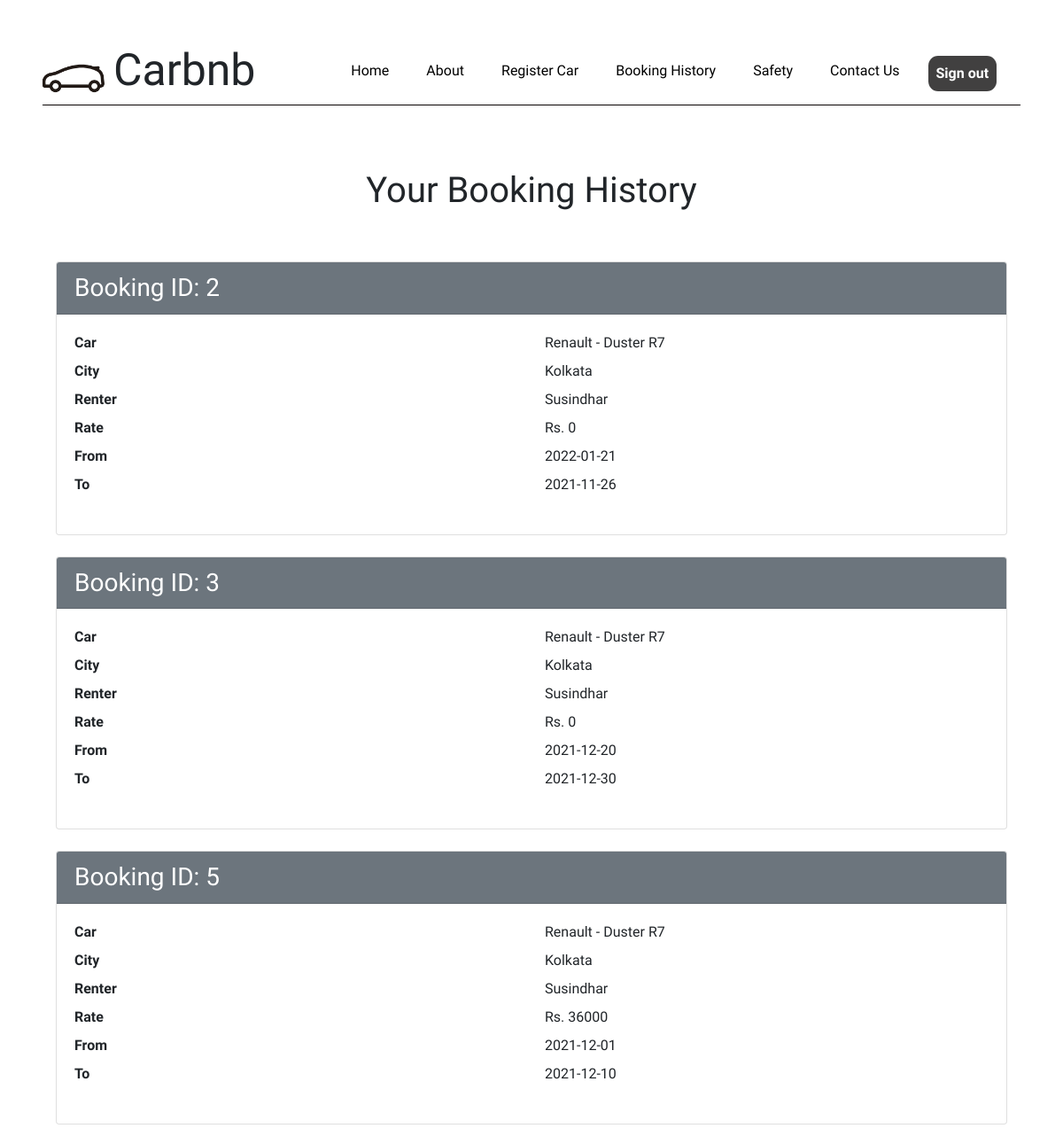
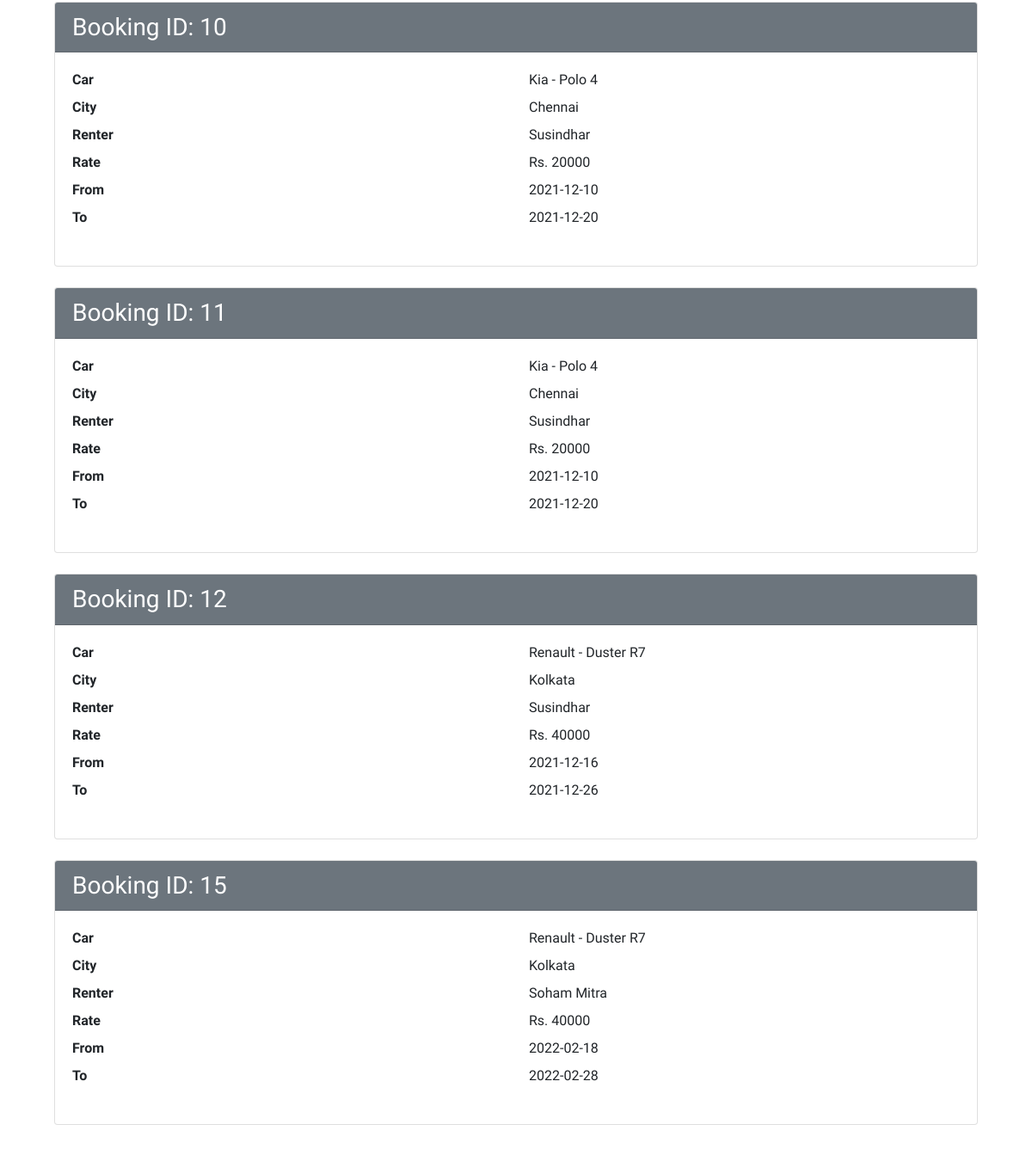
Page /owner/booking-history.php (signed in) on the committed database (2 pictures, top to bottom).
### tables this page shows
CREATE TABLE `booking` (
  `BOOKING_ID` int(11) NOT NULL,
  `FROM_DATE` date NOT NULL,
  `AMOUNT` int(11) NOT NULL,
  `TO_DATE` date NOT NULL,
  `STATUS` varchar(1) NOT NULL,
  `RENTER_ID` int(11) NOT NULL,
  `C_VEHICLENO` varchar(13) DEFAULT NULL
);

CREATE TABLE `car` (
  `VEHICLE_NO` varchar(15) NOT NULL,
  `COMPANY` varchar(15) NOT NULL,
  `MODEL` varchar(30) NOT NULL,
  `AGE` int(11) NOT NULL,
  `RATE` int(11) NOT NULL,
  `LOCATION` varchar(30) NOT NULL,
  `NO_OF_SEATS` int(11) NOT NULL,
  `O_ID` int(11) NOT NULL
);

CREATE TABLE `renter` (
  `R_ID` int(11) NOT NULL,
  `EMAIL` varchar(255) NOT NULL,
  `NAME` varchar(50) NOT NULL,
  `PHONE_NO` bigint(10) NOT NULL,
  `DRIVING_LICENSE_NO` varchar(15) NOT NULL,
  `PASSWORD` varchar(255) NOT NULL
);

### owner/booking-history.php (the view, shortened to what this page needs)
<?php
if(!isset($_SESSION['O_ID']))
{
    header('location:../login-error.php');
    die("Please login to access this page.");
}
else
{
  $oid = $_SESSION['O_ID'];
  $con=mysqli_connect("localhost","root","","carbnb");
  $sql1 = "SELECT r.NAME, b.BOOKING_ID,b.AMOUNT,b.FROM_DATE,b.TO_DATE,c.COMPANY,c.LOCATION,c.MODEL FROM owner o INNER JOIN booking b INNER JOIN car c INNER JOIN renter r ON r.R_ID = b.RENTER_ID AND b.C_VEHICLENO = c.VEHICLE_NO AND c.O_ID = o.O_ID WHERE o.O_ID = '$oid' ORDER BY b.BOOKING_ID;";
  $exc = mysqli_query($con, $sql1);
}
?>
<!DOCTYPE html>
<html lang = 'en'>
  <head>
    <link href="https://cdn.jsdelivr.net/npm/bootstrap@4.6.0/dist/css/bootstrap.min.css" rel="stylesheet" />
    <link href="../css/rent_style.css" rel="stylesheet" type="text/css" />
  </head>
  <body>
    <main class ='main'>
      <?php include('../assets/navbar3.php') ?>
      <br><br><br>
      <div class = "row justify-content-center">
        <h1>Your Booking History</h1>
        <br><br>
        </div>
        <br><br>
        <?php
          while ($row1 = mysqli_fetch_array($exc))
          {
        ?>
        <div class = "container">
          <div class = "column">
            <div class="card">
              <h3 class="card-header bg-secondary text-white">Booking ID: <?php echo $row1['BOOKING_ID'] ?></h3>
              <div class="card-body">
                  <dl class="row">
                  <dt class="col-6">Car</dt>
                  <dd name = "brand" class="col-6"><?php echo $row1['COMPANY'] ?> - <?php echo $row1['MODEL'] ?></dd>
                  <dt class="col-6">City</dt>
                  <dd name = "no_of_seats" class="col-6"><?php echo $row1['LOCATION'] ?></dd>
                  <dt class="col-6">Renter</dt>
                  <dd name = "renter_name" class="col-6"><?php echo $row1['NAME'] ?></dd>
                  <dt class="col-6">Rate</dt>
                  <dd name = "rate" class="col-6">Rs. <?php echo $row1['AMOUNT'] ?></dd>
                  <dt class="col-6">From</dt>
                  <dd name = "rate" class="col-6"><?php echo $row1['FROM_DATE'] ?></dd>
                  <dt class="col-6">To</dt>
                  <dd name = "rate" class="col-6"><?php echo $row1['TO_DATE'] ?></dd>
                  </dl>
              </div>
            </div>
            <br>
          </div>
        </div>
        <?php
          }
        ?>
    </main>
  </body>
</html>

### assets/navbar3.php
<nav class = 'navBar'>
       <div class ='title'>
         <img src = '../images/logo.png'>
         <h1 class = 'sitehead'>Carbnb</h1>
       </div>
       <div class = 'navigationMenu'>
         <a href = './index3.php'>Home</a>
         <a href = './about.php'>About</a>
         <a href = './regist_car.php'>Register Car</a>
         <a href = './booking-history.php'>Booking History</a>
         <a href = './safety.php'>Safety</a>
         <a href = './contact_us.php'>Contact Us</a>
         <a href ='../config/signout.php' id = "signup">Sign out</a>
       </div>
     </nav>

### css/rent_style.css (style rules this page uses)
* { outline: none; box-sizing: border-box; padding: 0; margin: 0; }
body { background-image: url(https://images.unsplash.com/photo-1568605117036-5fe5e7bab0b7?ixlib=rb-1.2.1&ixid=MnwxMjA3fDB8MHxleHBsb3JlLWZlZWR8MXx8fGVufDB8fHx8&w=1000&q=80); font-family: "Ubuntu", sans-serif; background-size: cover; background-position: center; display: flex; align-items: center; flex-direction: column; padding: 2em; margin: 0; width: 100%; height: 100vh; }
main { background-color: rgb(255 255 255 / 95%); display: flex; flex-direction: column; max-width: 1250px; width: 100%; height: 100%; border-radius: 5px; backdrop-filter: blur(20px); -webkit-backdrop-filter: blur(20px); font-weight: 500; padding: 1rem 1rem 2rem 1rem; overflow: auto; }
.title { display: flex; flex-direction: row; align-items: flex-end; }
.title > img { height: 50px; width: 80px; object-fit: cover; object-position: center; }
.navBar { display: flex; flex-wrap: wrap; align-items: center; justify-content: space-between; width: 100%; border-bottom: 1.5px solid rgb(8, 2, 2) }
.sitehead { font-size: 50px; }
.navigationMenu { display: flex; flex-wrap: wrap; width: 70%; margin: 15px; justify-content: space-evenly; float: right; }
.navigationMenu > a { padding: 5px 10px; margin-left: 10px; text-decoration: none; color: rgb(0, 0, 0); display: inline-block; }
#signup { background-color: rgb(65, 64, 64); color: white; border-radius: 11px; font-weight: bold; text-align: center; padding: 8px; width: 10%; height: 130%; }

### rows in the picture
booking: BOOKING_ID "2", C_VEHICLENO.COMPANY "Renault", C_VEHICLENO.MODEL "Duster R7", C_VEHICLENO.LOCATION "Kolkata", RENTER_ID.NAME "Susindhar", AMOUNT "0", FROM_DATE "2022-01-21", TO_DATE "2021-11-26"
booking: BOOKING_ID "3", C_VEHICLENO.COMPANY "Renault", C_VEHICLENO.MODEL "Duster R7", C_VEHICLENO.LOCATION "Kolkata", RENTER_ID.NAME "Susindhar", AMOUNT "0", FROM_DATE "2021-12-20", TO_DATE "2021-12-30"
booking: BOOKING_ID "5", C_VEHICLENO.COMPANY "Renault", C_VEHICLENO.MODEL "Duster R7", C_VEHICLENO.LOCATION "Kolkata", RENTER_ID.NAME "Susindhar", AMOUNT "36000", FROM_DATE "2021-12-01", TO_DATE "2021-12-10"
booking: BOOKING_ID "10", C_VEHICLENO.COMPANY "Kia", C_VEHICLENO.MODEL "Polo 4", C_VEHICLENO.LOCATION "Chennai", RENTER_ID.NAME "Susindhar", AMOUNT "20000", FROM_DATE "2021-12-10", TO_DATE "2021-12-20"
booking: BOOKING_ID "11", C_VEHICLENO.COMPANY "Kia", C_VEHICLENO.MODEL "Polo 4", C_VEHICLENO.LOCATION "Chennai", RENTER_ID.NAME "Susindhar", AMOUNT "20000", FROM_DATE "2021-12-10", TO_DATE "2021-12-20"
booking: BOOKING_ID "12", C_VEHICLENO.COMPANY "Renault", C_VEHICLENO.MODEL "Duster R7", C_VEHICLENO.LOCATION "Kolkata", RENTER_ID.NAME "Susindhar", AMOUNT "40000", FROM_DATE "2021-12-16", TO_DATE "2021-12-26"
booking: BOOKING_ID "15", C_VEHICLENO.COMPANY "Renault", C_VEHICLENO.MODEL "Duster R7", C_VEHICLENO.LOCATION "Kolkata", RENTER_ID.NAME "Soham Mitra", AMOUNT "40000", FROM_DATE "2022-02-18", TO_DATE "2022-02-28"
